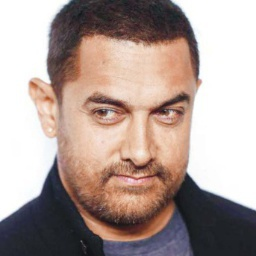
#> input picture 06 Warp Image/Aamir_Khan_r_4.jpg, 256 x 256 px
$ jupyter execute 'Warp Image.ipynb'
#> lines starting #> are read from the running program, lines starting #| are printed output that depends on the picture
# Warp Image

As it stands I havent looked into differentiable spline interpoliation for warping an image, as described in the paper. However I foudn this warping script which does the job nicely.

https://github.com/scikit-image/scikit-image/issues/2429

I've prepared an example below to see how it works.

[cell 1]
import numpy as np
import matplotlib.pyplot as plt
from skimage.transform import PiecewiseAffineTransform, warp
from skimage import data
import pandas as pd
from scipy.interpolate import Rbf
import cv2

[cell 2]
class PointsRBF:
    def __init__(self, src, dst):
        xsrc = src[:,0]
        ysrc = src[:,1]
        xdst = dst[:,0]
        ydst = dst[:,1]
        self.rbf_x = Rbf( xsrc, ysrc, xdst)
        self.rbf_y = Rbf( xsrc, ysrc, ydst)

    def __call__(self, xy):
        x = xy[:,0]
        y = xy[:,1]
        xdst = self.rbf_x(x,y)
        ydst = self.rbf_y(x,y)
        return np.transpose( [xdst,ydst] )

def warpRBF(image, src, dst):
    prbf = PointsRBF( dst, src)
    warped = warp(image, prbf)
    warped = 255*warped                         # 0..1 => 0..255
    warped = warped.astype(np.uint8)            # convert from float64 to uint8
    return warped

coords.csv contains 70 facial landmarks for the image 'Aamir_Khan_r_4.jpg' we will take the landmark ids which represent the jawline and transform them by 20 pixels in the y plane. This should have the effect of stretching the jawline.

[cell 3]
# jawline landmark ids
jawline_landmark_ids = [13, 14, 15, 16, 17, 18, 19, 20, 21, 22, 23, 24, 25, 26, 27,
                        28, 29, 30, 31, 32, 33, 34, 35, 36, 37, 38, 39, 40, 41, 42,
                        43, 44, 45, 46, 47, 48, 49, 50, 51, 52]

# read csv with coords
df = pd.read_csv('coords.csv', index_col=0)
#> (reads 06 Warp Image/coords.csv from the repository)

# empty lists for from and to coords (for warping)
coords_from = []
coords_to = []

# add landmark coords used for warping, transforming jawline of tuple by 20 pixels
for i, coord in enumerate(df.loc['Aamir_Khan_r_4.jpg'].to_numpy().reshape(70,2)):
    x_from = int(coord[0])
    y_from = int(coord[1])

    coords_from.append((x_from, y_from))

    if i in jawline_landmark_ids:
        x_to = int(coord[0])
        y_to = int(coord[1]) + 20

    else:
        x_to = int(coord[0])
        y_to = int(coord[1]) + 1

    coords_to.append((x_to,y_to))


# add boundary points
coords_from.append((0,0))
coords_from.append((256,256))
coords_from.append((256,0))
coords_from.append((0,256))
coords_from.append((0,128))
coords_from.append((128,0))
coords_to.append((0,0))
coords_to.append((256,256))
coords_to.append((256,0))
coords_to.append((0,256))
coords_to.append((0,128))
coords_to.append((128,0))

# convert to array
coords_to = np.array(coords_to)
coords_from = np.array(coords_from)

# import image
img = cv2.imread('Aamir_Khan_r_4.jpg')
#> img is the input picture: shape (256, 256, 3); mean B, G, R 152, 157.9, 175

[cell 4]
# show undeformed image
plt.imshow(img);

[cell 5]
# show deformed image
plt.imshow(warpRBF(img, coords_from, coords_to));
#> in warpRBF, `warped = warp(image, prbf)`:
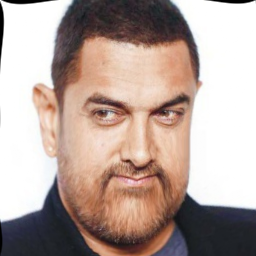
#> warped: shape (256, 256, 3) float64; mean B, G, R 0.616, 0.645, 0.718
